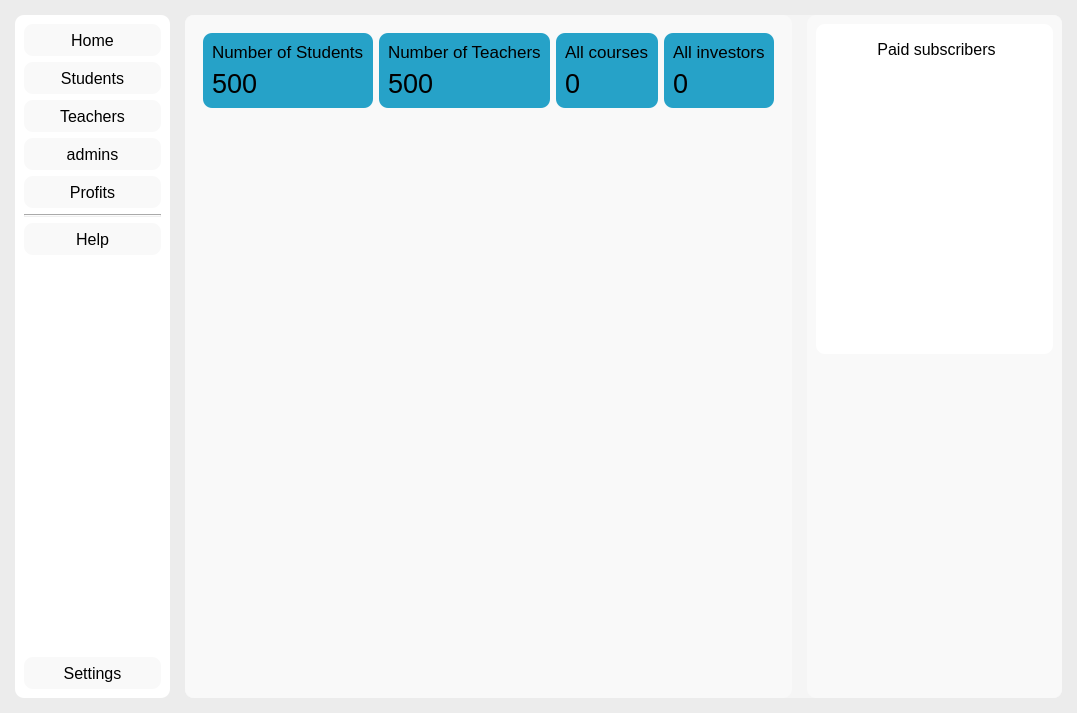
<?xml version="1.0" encoding="UTF-8"?>
<ui version="4.0">
 <class>dashboard_desktop</class>
 <widget class="QMainWindow" name="dashboard_desktop">
  <property name="geometry">
   <rect>
    <x>0</x>
    <y>0</y>
    <width>922</width>
    <height>713</height>
   </rect>
  </property>
  <property name="windowTitle">
   <string>dashboard_desktop</string>
  </property>
  <property name="styleSheet">
   <string notr="true">#loginPage {
	
	background-image: url(:/images/images/backgroundlogin.jpg);
}

#loginForm {
	border-radius: 9;
	background-color: rgba(199, 199, 199, 0.400);
}

#login_btn {
	border-radius: 9;
	background-color: #ffffff;
}

#login_btn:hover {
	background-color: rgb(226, 226, 226);
}

</string>
  </property>
  <widget class="QWidget" name="centralwidget">
   <layout class="QHBoxLayout" name="horizontalLayout">
    <property name="spacing">
     <number>0</number>
    </property>
    <property name="leftMargin">
     <number>0</number>
    </property>
    <property name="topMargin">
     <number>0</number>
    </property>
    <property name="rightMargin">
     <number>0</number>
    </property>
    <property name="bottomMargin">
     <number>0</number>
    </property>
    <item>
     <widget class="QStackedWidget" name="stackedWidget">
      <property name="styleSheet">
       <string notr="true">background-color: rgba(236, 236, 236, 214);</string>
      </property>
      <property name="currentIndex">
       <number>1</number>
      </property>
      <widget class="QWidget" name="loginPage">
       <layout class="QHBoxLayout" name="horizontalLayout_2">
        <item>
         <widget class="QFrame" name="loginForm">
          <property name="maximumSize">
           <size>
            <width>790</width>
            <height>510</height>
           </size>
          </property>
          <property name="styleSheet">
           <string notr="true"/>
          </property>
          <property name="frameShape">
           <enum>QFrame::StyledPanel</enum>
          </property>
          <property name="frameShadow">
           <enum>QFrame::Raised</enum>
          </property>
          <widget class="QLineEdit" name="username_input">
           <property name="geometry">
            <rect>
             <x>280</x>
             <y>180</y>
             <width>261</width>
             <height>31</height>
            </rect>
           </property>
           <property name="font">
            <font>
             <pointsize>13</pointsize>
             <weight>75</weight>
             <bold>true</bold>
            </font>
           </property>
           <property name="styleSheet">
            <string notr="true">border-radius: 9;
background-color: #ffffff;</string>
           </property>
           <property name="placeholderText">
            <string>Username</string>
           </property>
          </widget>
          <widget class="QLineEdit" name="password_input">
           <property name="geometry">
            <rect>
             <x>280</x>
             <y>240</y>
             <width>261</width>
             <height>31</height>
            </rect>
           </property>
           <property name="sizePolicy">
            <sizepolicy hsizetype="Expanding" vsizetype="Expanding">
             <horstretch>0</horstretch>
             <verstretch>0</verstretch>
            </sizepolicy>
           </property>
           <property name="font">
            <font>
             <pointsize>13</pointsize>
             <weight>75</weight>
             <bold>true</bold>
            </font>
           </property>
           <property name="styleSheet">
            <string notr="true">border-radius: 9;
background-color: #ffffff;</string>
           </property>
           <property name="echoMode">
            <enum>QLineEdit::Password</enum>
           </property>
           <property name="placeholderText">
            <string>Password</string>
           </property>
          </widget>
          <widget class="QPushButton" name="login_btn">
           <property name="geometry">
            <rect>
             <x>450</x>
             <y>300</y>
             <width>91</width>
             <height>31</height>
            </rect>
           </property>
           <property name="font">
            <font>
             <pointsize>13</pointsize>
             <weight>50</weight>
             <bold>false</bold>
            </font>
           </property>
           <property name="styleSheet">
            <string notr="true">background-color: #ffffff;</string>
           </property>
           <property name="text">
            <string>Login</string>
           </property>
          </widget>
          <widget class="QLabel" name="error_label">
           <property name="geometry">
            <rect>
             <x>280</x>
             <y>152</y>
             <width>301</width>
             <height>21</height>
            </rect>
           </property>
           <property name="font">
            <font>
             <pointsize>13</pointsize>
            </font>
           </property>
           <property name="styleSheet">
            <string notr="true">color: red;
background-color: none;</string>
           </property>
           <property name="text">
            <string/>
           </property>
          </widget>
         </widget>
        </item>
       </layout>
      </widget>
      <widget class="QWidget" name="indexPage">
       <layout class="QHBoxLayout" name="horizontalLayout_3">
        <property name="spacing">
         <number>15</number>
        </property>
        <property name="leftMargin">
         <number>15</number>
        </property>
        <property name="topMargin">
         <number>15</number>
        </property>
        <property name="rightMargin">
         <number>15</number>
        </property>
        <property name="bottomMargin">
         <number>15</number>
        </property>
        <item alignment="Qt::AlignLeft">
         <widget class="QWidget" name="widgetButtons" native="true">
          <property name="minimumSize">
           <size>
            <width>155</width>
            <height>0</height>
           </size>
          </property>
          <property name="styleSheet">
           <string notr="true">#widgetButtons {
	background-color: rgb(255, 255, 255);
	border-radius: 9px
}

#widgetButtons QPushButton {
	border: none;
	border-radius: 9px;
	background-color: rgb(249, 249, 249);
}

#widgetButtons QPushButton:hover {
	background-color: rgb(64, 156, 177);
}</string>
          </property>
          <layout class="QVBoxLayout" name="verticalLayout">
           <item>
            <widget class="QPushButton" name="homeBtn">
             <property name="minimumSize">
              <size>
               <width>0</width>
               <height>32</height>
              </size>
             </property>
             <property name="font">
              <font>
               <pointsize>12</pointsize>
              </font>
             </property>
             <property name="text">
              <string>Home</string>
             </property>
            </widget>
           </item>
           <item>
            <widget class="QPushButton" name="studentsBtn">
             <property name="minimumSize">
              <size>
               <width>0</width>
               <height>32</height>
              </size>
             </property>
             <property name="font">
              <font>
               <pointsize>12</pointsize>
              </font>
             </property>
             <property name="text">
              <string>Students</string>
             </property>
            </widget>
           </item>
           <item>
            <widget class="QPushButton" name="teachersBtn">
             <property name="minimumSize">
              <size>
               <width>0</width>
               <height>32</height>
              </size>
             </property>
             <property name="font">
              <font>
               <pointsize>12</pointsize>
              </font>
             </property>
             <property name="text">
              <string>Teachers</string>
             </property>
            </widget>
           </item>
           <item>
            <widget class="QPushButton" name="adminsBtn">
             <property name="minimumSize">
              <size>
               <width>0</width>
               <height>32</height>
              </size>
             </property>
             <property name="font">
              <font>
               <pointsize>12</pointsize>
              </font>
             </property>
             <property name="text">
              <string>admins</string>
             </property>
            </widget>
           </item>
           <item>
            <widget class="QPushButton" name="profitsBtn">
             <property name="minimumSize">
              <size>
               <width>0</width>
               <height>32</height>
              </size>
             </property>
             <property name="font">
              <font>
               <pointsize>12</pointsize>
              </font>
             </property>
             <property name="text">
              <string>Profits</string>
             </property>
            </widget>
           </item>
           <item>
            <widget class="Line" name="line">
             <property name="orientation">
              <enum>Qt::Horizontal</enum>
             </property>
            </widget>
           </item>
           <item>
            <widget class="QPushButton" name="pushButton">
             <property name="minimumSize">
              <size>
               <width>0</width>
               <height>32</height>
              </size>
             </property>
             <property name="font">
              <font>
               <pointsize>12</pointsize>
              </font>
             </property>
             <property name="text">
              <string>Help</string>
             </property>
            </widget>
           </item>
           <item>
            <spacer name="verticalSpacer">
             <property name="orientation">
              <enum>Qt::Vertical</enum>
             </property>
             <property name="sizeHint" stdset="0">
              <size>
               <width>20</width>
               <height>40</height>
              </size>
             </property>
            </spacer>
           </item>
           <item>
            <widget class="QPushButton" name="settingsBtn">
             <property name="minimumSize">
              <size>
               <width>0</width>
               <height>32</height>
              </size>
             </property>
             <property name="font">
              <font>
               <pointsize>12</pointsize>
              </font>
             </property>
             <property name="text">
              <string>Settings</string>
             </property>
            </widget>
           </item>
          </layout>
         </widget>
        </item>
        <item>
         <widget class="QWidget" name="containerWidget" native="true">
          <property name="sizePolicy">
           <sizepolicy hsizetype="Expanding" vsizetype="Preferred">
            <horstretch>0</horstretch>
            <verstretch>0</verstretch>
           </sizepolicy>
          </property>
          <property name="maximumSize">
           <size>
            <width>16777215</width>
            <height>16777215</height>
           </size>
          </property>
          <property name="styleSheet">
           <string notr="true">background-color: rgb(245, 245, 245);
border-radius: 9px</string>
          </property>
          <layout class="QHBoxLayout" name="horizontalLayout_4">
           <property name="spacing">
            <number>0</number>
           </property>
           <property name="leftMargin">
            <number>0</number>
           </property>
           <property name="topMargin">
            <number>0</number>
           </property>
           <property name="rightMargin">
            <number>0</number>
           </property>
           <property name="bottomMargin">
            <number>0</number>
           </property>
           <item>
            <widget class="QStackedWidget" name="stackedWidgetContainer">
             <property name="styleSheet">
              <string notr="true"/>
             </property>
             <widget class="QWidget" name="homePage">
              <layout class="QHBoxLayout" name="horizontalLayout_5">
               <property name="spacing">
                <number>15</number>
               </property>
               <property name="leftMargin">
                <number>0</number>
               </property>
               <property name="topMargin">
                <number>0</number>
               </property>
               <property name="rightMargin">
                <number>0</number>
               </property>
               <property name="bottomMargin">
                <number>0</number>
               </property>
               <item>
                <widget class="QWidget" name="mainSide" native="true">
                 <property name="sizePolicy">
                  <sizepolicy hsizetype="Expanding" vsizetype="Preferred">
                   <horstretch>0</horstretch>
                   <verstretch>0</verstretch>
                  </sizepolicy>
                 </property>
                 <property name="styleSheet">
                  <string notr="true">background-color: rgb(249, 249, 249);</string>
                 </property>
                 <layout class="QVBoxLayout" name="verticalLayout_2">
                  <item>
                   <widget class="QWidget" name="headerWidget" native="true">
                    <layout class="QGridLayout" name="gridLayout">
                     <item row="0" column="0">
                      <widget class="QWidget" name="nos_widget" native="true">
                       <property name="styleSheet">
                        <string notr="true">background-color: rgb(38, 162, 200);</string>
                       </property>
                       <layout class="QVBoxLayout" name="verticalLayout_3">
                        <item alignment="Qt::AlignTop">
                         <widget class="QLabel" name="title">
                          <property name="font">
                           <font>
                            <pointsize>13</pointsize>
                           </font>
                          </property>
                          <property name="text">
                           <string>Number of Students</string>
                          </property>
                         </widget>
                        </item>
                        <item alignment="Qt::AlignBottom">
                         <widget class="QLabel" name="number">
                          <property name="font">
                           <font>
                            <pointsize>20</pointsize>
                           </font>
                          </property>
                          <property name="text">
                           <string>500</string>
                          </property>
                         </widget>
                        </item>
                       </layout>
                      </widget>
                     </item>
                     <item row="0" column="1">
                      <widget class="QWidget" name="not_widget" native="true">
                       <property name="styleSheet">
                        <string notr="true">background-color: rgb(38, 162, 200);</string>
                       </property>
                       <layout class="QVBoxLayout" name="verticalLayout_4">
                        <item alignment="Qt::AlignTop">
                         <widget class="QLabel" name="title_2">
                          <property name="font">
                           <font>
                            <pointsize>13</pointsize>
                           </font>
                          </property>
                          <property name="text">
                           <string>Number of Teachers</string>
                          </property>
                         </widget>
                        </item>
                        <item alignment="Qt::AlignBottom">
                         <widget class="QLabel" name="number_2">
                          <property name="font">
                           <font>
                            <pointsize>20</pointsize>
                           </font>
                          </property>
                          <property name="text">
                           <string>500</string>
                          </property>
                         </widget>
                        </item>
                       </layout>
                      </widget>
                     </item>
                     <item row="0" column="2">
                      <widget class="QWidget" name="allirs_wdiget" native="true">
                       <property name="styleSheet">
                        <string notr="true">background-color: rgb(38, 162, 200);</string>
                       </property>
                       <layout class="QVBoxLayout" name="verticalLayout_5">
                        <item alignment="Qt::AlignTop">
                         <widget class="QLabel" name="title_3">
                          <property name="font">
                           <font>
                            <pointsize>13</pointsize>
                           </font>
                          </property>
                          <property name="text">
                           <string>All courses</string>
                          </property>
                         </widget>
                        </item>
                        <item alignment="Qt::AlignBottom">
                         <widget class="QLabel" name="number_3">
                          <property name="font">
                           <font>
                            <pointsize>20</pointsize>
                           </font>
                          </property>
                          <property name="text">
                           <string>0</string>
                          </property>
                         </widget>
                        </item>
                       </layout>
                      </widget>
                     </item>
                     <item row="0" column="3">
                      <widget class="QWidget" name="allirs_wdiget_2" native="true">
                       <property name="styleSheet">
                        <string notr="true">background-color: rgb(38, 162, 200);</string>
                       </property>
                       <layout class="QVBoxLayout" name="verticalLayout_6">
                        <item alignment="Qt::AlignTop">
                         <widget class="QLabel" name="title_4">
                          <property name="font">
                           <font>
                            <pointsize>13</pointsize>
                           </font>
                          </property>
                          <property name="text">
                           <string>All investors</string>
                          </property>
                         </widget>
                        </item>
                        <item alignment="Qt::AlignBottom">
                         <widget class="QLabel" name="number_4">
                          <property name="font">
                           <font>
                            <pointsize>20</pointsize>
                           </font>
                          </property>
                          <property name="text">
                           <string>0</string>
                          </property>
                         </widget>
                        </item>
                       </layout>
                      </widget>
                     </item>
                    </layout>
                   </widget>
                  </item>
                  <item>
                   <widget class="QWidget" name="bodyWidget" native="true">
                    <property name="sizePolicy">
                     <sizepolicy hsizetype="Preferred" vsizetype="Expanding">
                      <horstretch>0</horstretch>
                      <verstretch>0</verstretch>
                     </sizepolicy>
                    </property>
                   </widget>
                  </item>
                 </layout>
                </widget>
               </item>
               <item alignment="Qt::AlignRight">
                <widget class="QWidget" name="leftSide" native="true">
                 <property name="minimumSize">
                  <size>
                   <width>255</width>
                   <height>0</height>
                  </size>
                 </property>
                 <property name="maximumSize">
                  <size>
                   <width>16777215</width>
                   <height>16777215</height>
                  </size>
                 </property>
                 <property name="styleSheet">
                  <string notr="true">background-color: rgb(249, 249, 249);</string>
                 </property>
                 <layout class="QVBoxLayout" name="verticalLayout_7">
                  <item>
                   <widget class="QWidget" name="subscription_top_widget" native="true">
                    <property name="styleSheet">
                     <string notr="true">background-color: rgb(255, 255, 255);</string>
                    </property>
                    <widget class="QWidget" name="verticalLayoutWidget">
                     <property name="geometry">
                      <rect>
                       <x>20</x>
                       <y>50</y>
                       <width>201</width>
                       <height>211</height>
                      </rect>
                     </property>
                     <layout class="QVBoxLayout" name="verticalLayout_8"/>
                    </widget>
                    <widget class="QLabel" name="label">
                     <property name="geometry">
                      <rect>
                       <x>10</x>
                       <y>10</y>
                       <width>221</width>
                       <height>31</height>
                      </rect>
                     </property>
                     <property name="font">
                      <font>
                       <pointsize>12</pointsize>
                      </font>
                     </property>
                     <property name="text">
                      <string>&lt;center&gt;Paid subscribers&lt;/center&gt;</string>
                     </property>
                    </widget>
                   </widget>
                  </item>
                  <item>
                   <widget class="QWidget" name="widget_2" native="true">
                    <layout class="QHBoxLayout" name="horizontalLayout_6"/>
                   </widget>
                  </item>
                 </layout>
                </widget>
               </item>
              </layout>
             </widget>
             <widget class="QWidget" name="page_2"/>
            </widget>
           </item>
          </layout>
         </widget>
        </item>
       </layout>
      </widget>
     </widget>
    </item>
   </layout>
  </widget>
 </widget>
 <resources>
  <include location="../resources/resources.qrc"/>
 </resources>
 <connections/>
</ui>
